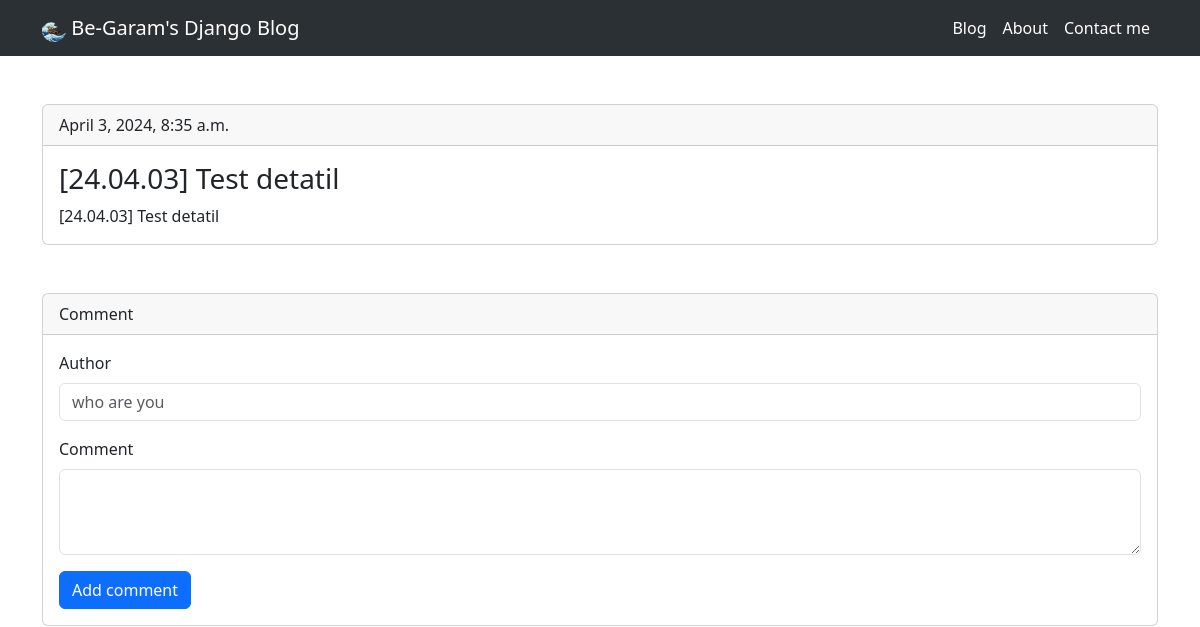
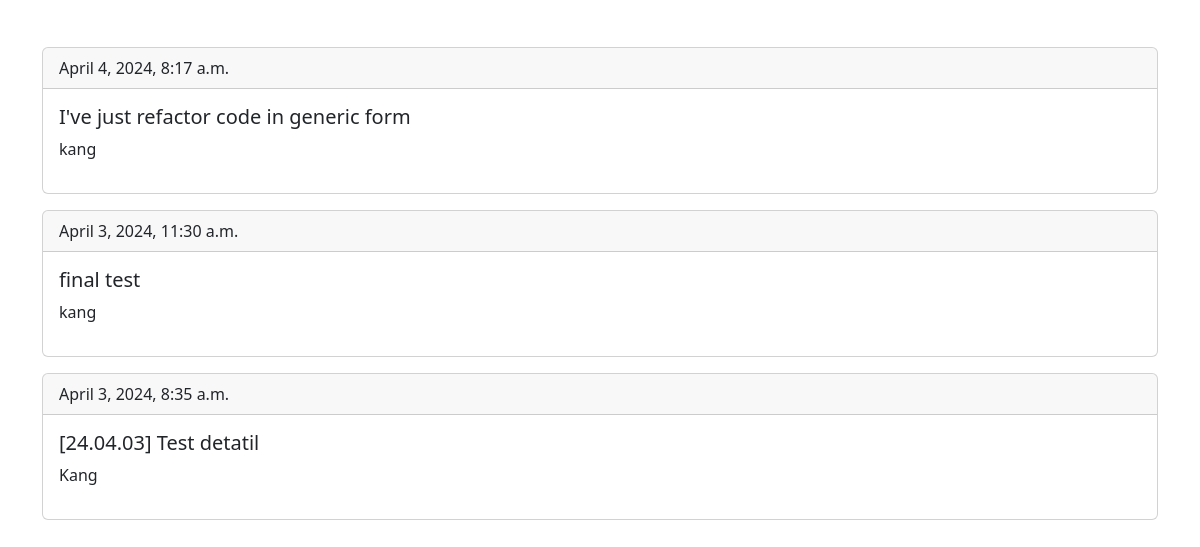
Before: /post/2/ with the older database file (2 pictures, top to bottom).
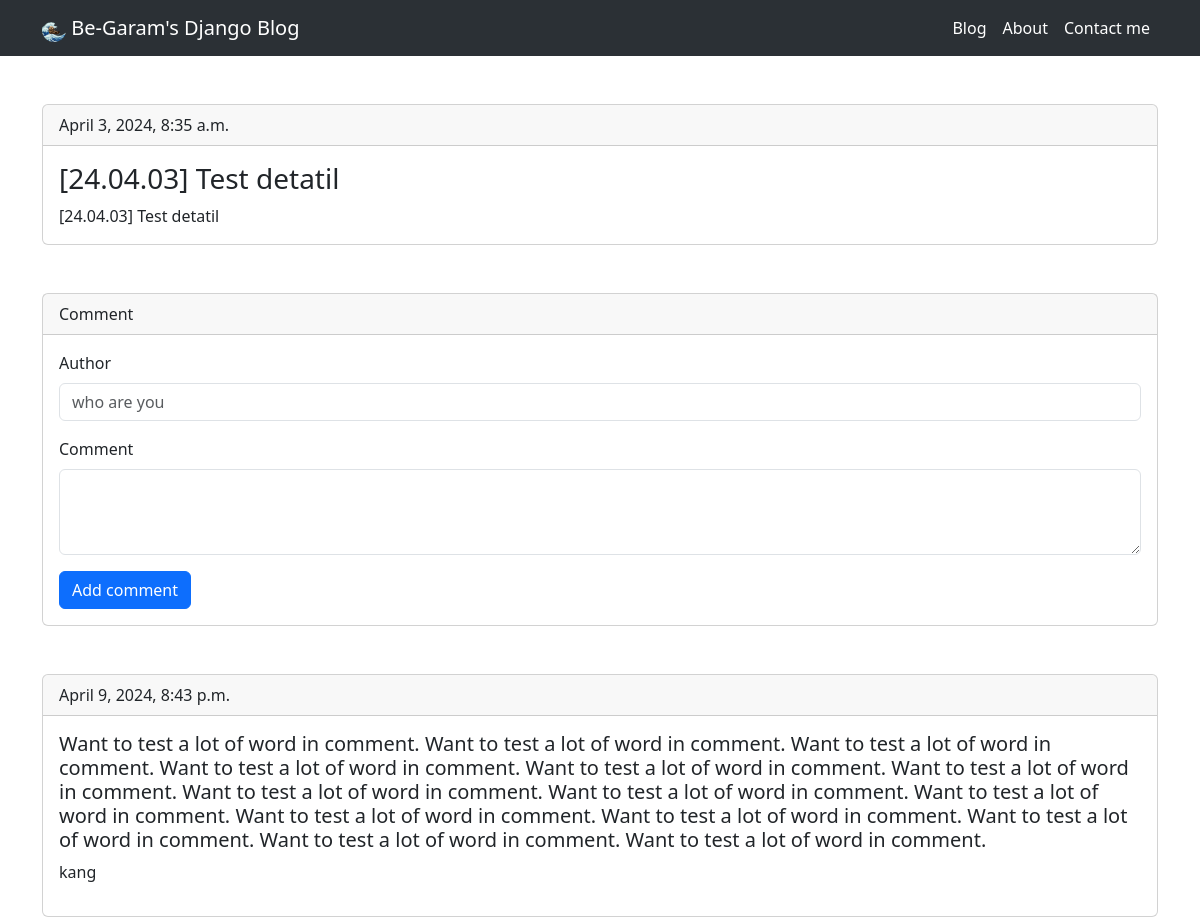
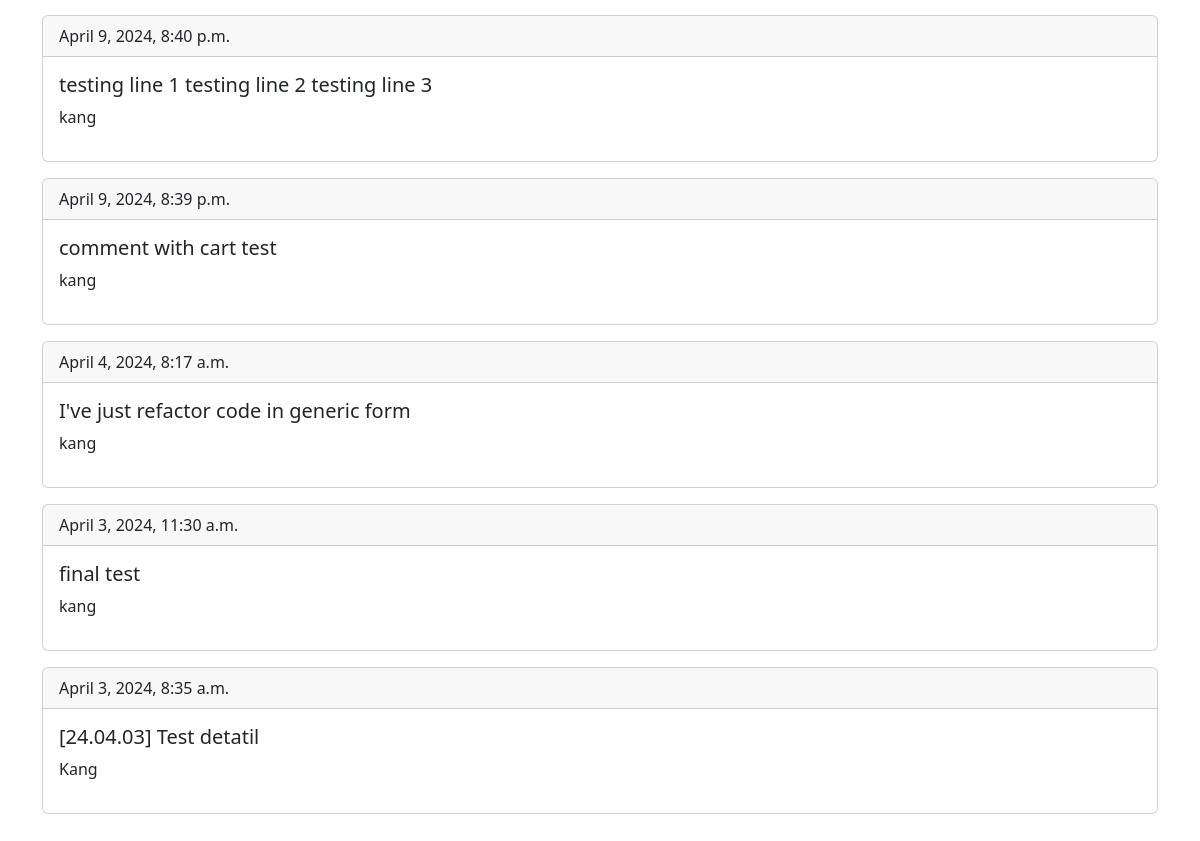
After: the same page with the newer database file (2 pictures, top to bottom).
### blog/models.py (models this page shows, shortened)
class Post(models.Model):
    title = models.CharField(max_length=200)
    content = models.TextField()
    date_posted = models.DateTimeField(default=timezone.now)
    categories = models.ManyToManyField(Category, related_name='posts')

class Comment(models.Model):
    post = models.ForeignKey(Post, related_name='comments', on_delete=models.CASCADE)
    author = models.CharField(max_length=100)
    text = models.TextField()
    created_date = models.DateTimeField(default=timezone.now)

### blog/views.py (the view)
# urls.py: path('post/<int:pk>/', views.PostDetailView.as_view(), name='post_detail'),
class PostDetailView(generic.DetailView):
    model = Post
    template_name = 'blog/post_detail.html'
    context_object_name = 'post'
    def get_context_data(self, **kwargs):
        context = super().get_context_data(**kwargs)
        context['comments'] = self.object.comments.all()
        context['form'] = CommentForm()
        return context
    def post(self, request, *args, **kwargs):
        self.object = self.get_object()
        form = CommentForm(request.POST)
        if form.is_valid():
            comment = form.save(commit=False)
            comment.post = self.object
            comment.save()
        return redirect('blog:post_detail', pk=self.object.pk)

### blog/forms.py
class CommentForm(forms.ModelForm):
    class Meta:
        model = Comment
        fields = ['author', 'text']

### blog/templates/blog/post_detail.html (shortened to what this page needs)
{% load static %}
<!DOCTYPE html>
<html>
    <head>
        <link rel="stylesheet" href="{% static 'css/bootstrap.min.css' %}", type="text/css">
    </head>
    <body>
        <nav class="navbar sticky-top bg-body-tertiary" data-bs-theme="dark">
            <div class="container">
                <a class="navbar-brand me-lg-auto" href="./post_list.html">
                    <img src="{% static 'assesst/logo.png' %}" width="24" height="24">
                    Be-Garam's Django Blog
                </a>
                <ul class="nav col-12 col-lg-auto mb-2 justify-content-end mb-md-0">
                    <li><a href="./post_list.html" class="nav-link px-2 link-body-emphasis">Blog</a></li>
                    <li><a href="./about.html" class="nav-link px-2 link-body-emphasis">About</a></li>
                    <li><a href="./contact.html" class="nav-link px-2 link-body-emphasis">Contact me</a></li>
                </ul>
            </div>
        </nav>
        <div class="container my-5">
            <div class="card my-5">
                <div class="card-header">{{post.date_posted}}</div>
                <div class="card-body">
                  <h3 class="card-title">{{post.title}}</h5>
                  <p class="card-text">{{ post.content|linebreaksbr }}</p>
                </div>
              </div>
            <div class="card my-5">
                <form method="post">
                    <div class="card-header">Comment</div>
                    <div class="card-body">
                        <div class="mb-3">
                            <label for="exampleFormControlInput1" class="form-label">Author</label>
                            <input type="text" name="author" class="form-control" id='author' placeholder="who are you" required>
                        </div>
                        <div class="mb-3">
                            <label for="exampleFormControlTextarea1" class="form-label">Comment</label>
                            <textarea name="text" class="form-control" id="exampleFormControlTextarea1" rows="3"></textarea>
                        </div>
                        <button type="submit" class="btn btn-primary">Add comment</button>
                    </div>
                </form>
            </div>
            {% for comment in comments reversed %}
                <div class="card my-3">
                    <div class="card-header">{{ comment.created_date }}</div>
                    <div class="card-body">
                        <h5>{{ comment.text }}</h5>
                        <p>{{ comment.author }}</p>
                    </div>
                </div>
            {% endfor %}
        </div>
    </body>
</html>

Changed rows visible on the page:
added Comment: created_date "April 9, 2024, 8:43 p.m.", text "Want to test a lot of word in comment. Want to test a lot of word in comment. Want to test a lot of word in comment. Want to test a lot of word in comment. Want to test a lot of word in comment. Want to test a lot of word in comment. Want to test a lot of word in comment. Want to test a lot of word in comment. Want to test a lot of word in comment. Want to test a lot of word in comment. Want to test a lot of word in comment. Want to test a lot of word in comment. Want to test a lot of word in comment. Want to test a lot of word in comment.", author "kang"
added Comment: created_date "April 9, 2024, 8:40 p.m.", text "testing line 1 testing line 2 testing line 3", author "kang"
added Comment: created_date "April 9, 2024, 8:39 p.m.", text "comment with cart test", author "kang"
